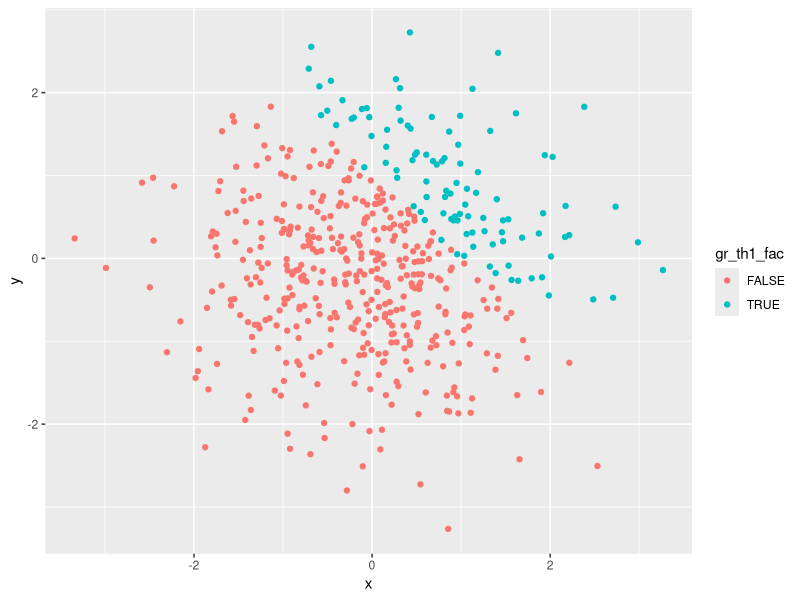
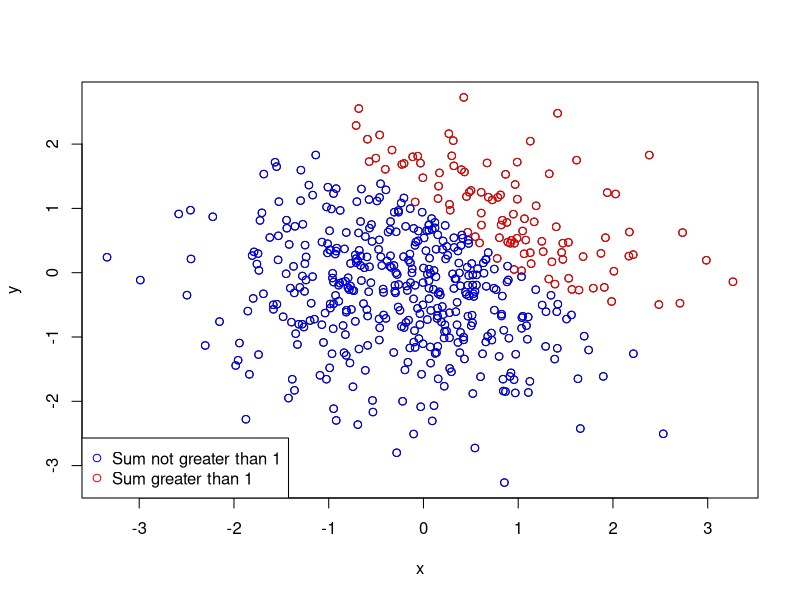

Reproduce these figures in R, in order.
## ---- chunk 1
library(tidyverse)
## ---- chunk 2
df1 = tibble(
  samp = rnorm(8),
  samp_pos = samp > 0,
  char_vec = c("This", "is", "a", "vector", "of", "length", "eight", "characters"),
  fact_vec = factor(c("fac1", "fac2", "fac3", "fac4", "fac5", "fac6", "fac7", "fac8")))
## ---- chunk 3
df2 = tibble(
  x = rnorm(500),
  y = rnorm(500),
  gr_th1 = x + y > 1,
  gr_th1_num = as.numeric(gr_th1),
  gr_th1_fac = factor(gr_th1)
)
## ---- chunk 4
ggplot(data = df2,
       aes(x, y, color = gr_th1_fac)) +
  geom_point()

## ---- chunk 5
with(df2, 
     plot(x, y))
with(
  filter(df2, gr_th1 == TRUE),
  points(x, y, col = 'red'))
with(
  filter(df2, gr_th1 == FALSE),
  points(x, y, col = 'blue'))
legend("bottomleft", pch= 1, col=c("blue","red"), legend=c("Sum not greater than 1","Sum greater than 1"))
